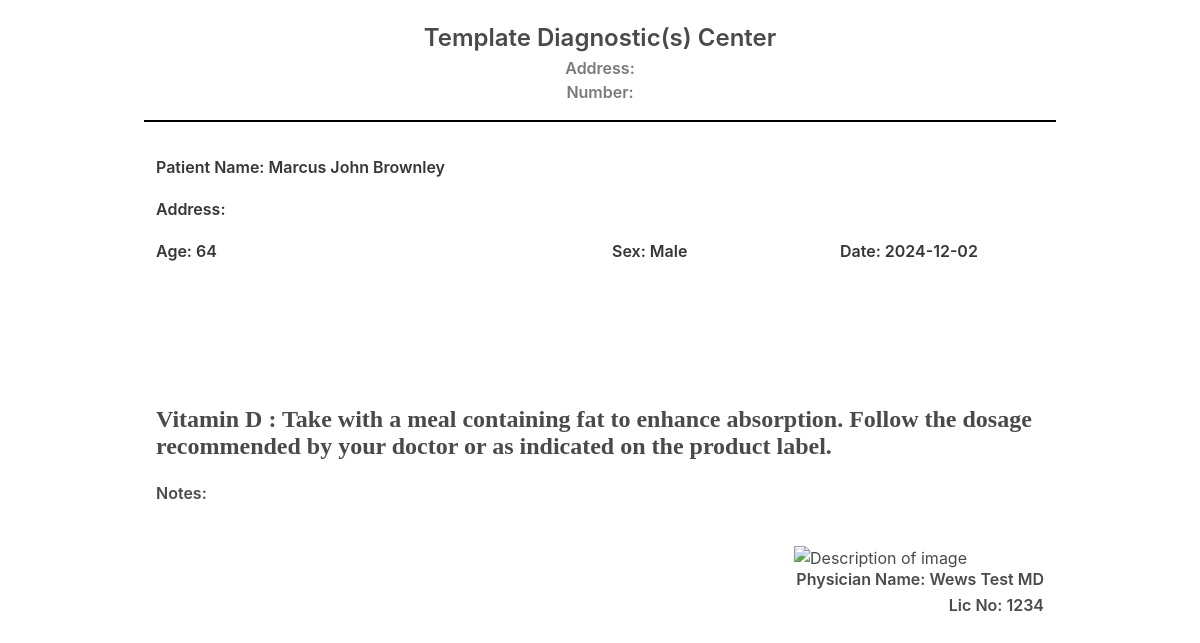
Before: /prescription/6/ (signed in) with the older database file.
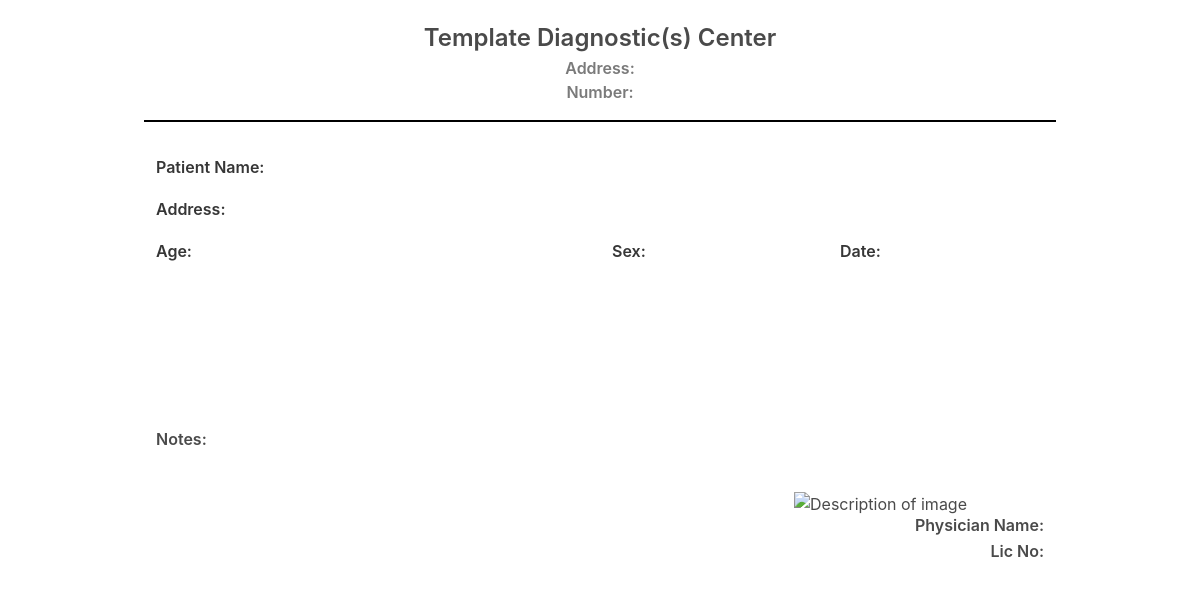
After: the same page with the newer database file.
### app/models.py (models this page shows, shortened)
class Patients(models.Model):
    SEX_CHOICES = ((0, "Male"), (1, "Female"))
    name = models.TextField(null=False)
    middle_name = models.TextField(default=None, null=True)
    last_name = models.TextField(default=None, null=True)
    birth_date = models.DateField(default=None, null=True)
    sex = models.IntegerField(choices=SEX_CHOICES, default=None, null=True)

class Prescription(models.Model):
    patiend_record_id = models.ForeignKey(PatientRecord, on_delete=models.CASCADE)
    date_recorded = models.DateField(null=True)
    notes = models.TextField(null=True)
    description = models.TextField(null=True)
    physician = models.ForeignKey(Cardiologists, on_delete=models.CASCADE)

class Cardiologists(models.Model):
    physician_account = models.ForeignKey(User, on_delete=models.CASCADE)
    suffixes = models.CharField(max_length=255, null=True)
    license_no = models.CharField(max_length=255, null=False)
    e_signature = models.FileField(null=True, upload_to="signatures")

### app/views.py (the view)
# urls.py: path("prescription/<int:id>/", templates.prescription, name="prescription"),
    def prescription(self, request, id):
        assert isinstance(request, HttpRequest)
        if self.helper.userIsLoggedIn(request) == True:
            prescription_record = GetPrescription(id).retrieve_prescription_record()
            data = {
                "title": "Prescription",
                "year": datetime.now().year,
            }
            return render(
                request,
                "app/prescription.html",
                prescription_record,
            )
        return self.login(request)

### app/data_access.py (called while the page is built)
    def retrieve_prescription_record(self):
        return self.__formatted_data

### app/views.py (called while the page is built)
    def userIsLoggedIn(self, request):
        return request.user.is_authenticated

### app/templates/app/prescription.html (shortened to what this page needs)
{% extends "app/layout-prescription.html" %}
{% block content %}
{% load static %}
<div id="prescription">
    <div class="has-text-centered">
        <p
            class="is-size-4 has-text-weight-semibold has-text-grey-dark has-text-weight-light is-family-primary p-0 m-0">
            Template Diagnostic(s) Center
        </p>
        <p
            class="is-size-6 has-text-weight-semibold has-text-grey has-text-weight-light is-family-primary p-0 m-0">
            Address:
        </p>
        <p
            class="is-size-6 has-text-weight-semibold has-text-grey has-text-weight-light is-family-primary p-0 m-0">
            Number:
        </p>
    </div>
    <div class="content">
        <hr class="my-4" style="border: 1px solid black;">
    </div>
    <div class="column mb-0 pb-0">
        <h1 class="is-size-6 has-text-grey-darke pb-2">
            Patient Name: {{ patient_first_name }} {{ patient_middle_name }}
            {{ patient_last_name }}
        </h1>
        <h1 class="is-size-6 has-text-grey-darke pb-2">
            Address:
        </h1>
    </div>
    <div class="column pt-2 mt-2">
        <div class="columns is-mobile">
            <div class="column is-half">
                <h1 class="is-size-6 has-text-grey-darke pb-2">
                    Age: {{ patient_age }}
                </h1>
            </div>
            <div class="column">
                <h1 class="is-size-6 has-text-grey-darke pb-2">
                    Sex: {{ patient_sex }}
                </h1>
            </div>
            <div class="column">
                <h1 class="is-size-6 has-text-grey-darke pb-2">
                    Date: {{ date_recorded }}
                </h1>
            </div>
        </div>
    </div>
    <div class="column">
        <h1 class="title is-size-1">
            <i class="fa-solid fa-prescription"></i>
        </h1>
    </div>
    <div class="column pt-2 mt-2">
        <h1 class="is-size-4 has-text-grey-dark pb-2 custom-cursive">
            {{ physician_description }}
        </h1>
        <h1 class="is-size-6 has-text-grey-dark pb-2">
            Notes: {{ physician_notes }}
        </h1>
    </div>
    <div class="column pt-2 mt-2">
        <div class="is-flex is-flex-direction-column is-align-items-flex-end">
            <div>
                <img class="image is-size-6" src="{{ physician_signature }}"
                    alt="Description of image" style="width: 250px">
            </div>
            <h1 class="is-size-6 has-text-grey-dark mt-0 pt-0 has-text-right">
                Physician Name: {{ phyisician_name }}
            </h1>
            <h1 class="is-size-6 has-text-grey-dark mt-0 pt-0 has-text-right">
                Lic No: {{ physician_license_no }}
            </h1>
        </div>
    </div>
</div>
{% load static %}
{% endblock %}

### app/templates/app/layout-prescription.html (shortened to what this page needs)
<!DOCTYPE html>
<html>
    <head>
        {% load static %}
        <link rel="stylesheet"
            href="{% static 'app/bulma/css/bulma.min.css' %}">
        <link rel="stylesheet"
            href="{% static 'app/user-defined/css/customized.css' %}">
        <link rel="stylesheet"
            href="{% static 'app/user-defined/css/animations.css' %}">
        <link rel="stylesheet" href="{% static 'app/fa/css/all.css' %}">
        <link rel="stylesheet"
            href="{% static 'app/datatables/datatables.min.css' %}">
    </head>
    <body>
        <div class="container">
            <div class="section p-2">
                <div class="content pl-4 pr-4 pt-3 mb-4">
                    {% block content %}
                    {% endblock %}
                </div>
            </div>
        </div>
    </body>
</html>

### app/static/app/user-defined/css/animations.css (style rules this page uses)
.column { animation: slide-in 0.5s ease-in-out; -webkit-animation: slide-in 0.5s ease-in-out; }
h1, h2, h3, h4, h5, h6 { animation: scale-up 0.5s ease-in-out; -webkit-animation: scale-up 0.5s ease-in-out; }

### app/templates/app/prescription.html (style rules this page uses)
.custom-cursive { font-family: 'Brush Script MT', cursive; }

Changed rows visible on the page:
no longer on this page (row unchanged): Patients: name "Marcus", middle_name "John", last_name "Brownley"
removed Prescription: description "Vitamin D : Take with a meal containing fat to enhance absorption. Follow the dosage recommended by your doctor or as indicated on the product label."
removed Cardiologists: license_no "1234"
Other visible differences:
{{ patient_age }}: "64" → (not shown)
{{ patient_sex }}: "Male" → (not shown)
{{ date_recorded }}: "2024-12-02" → (not shown)
{{ phyisician_name }}: "Wews Test MD" → (not shown)
